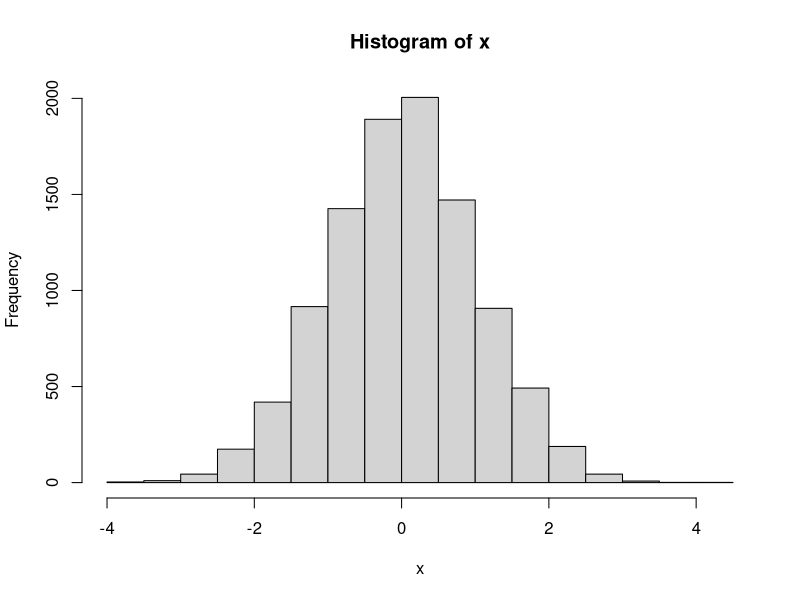

Here is the R script that generated this plot:
## ---- chunk 1
x <- rnorm(10000)
hist(x)  # this is a histogram

t.test(x)
## ---- chunk 2
3 < 4

sleep
sleep$extra > 0

which(sleep$extra > 0)

## ---- chunk 3
x <- c(1, 2, NA, 4, 68)
mean(x)
mean(x, na.rm = TRUE)
## ---- chunk 4
sleep
sleep[sleep$group == 1, ]
sleep$group == 1
sleep[which(sleep$group == 1), ]
which(sleep$group == 1)
sleep[sleep$group == 1 & sleep$extra > 0, ]
sleep[sleep$group == 1 | sleep$extra > 0, ]
# "where"
sleep[!sleep$group == 1, ]

sleep[sleep$ID == c(1, 3, 4, 6), ]  # DOESN'T WORK
sleep[sleep$ID %in% c(1, 3, 4, 6), ]
sleep$ID %in% c(1, 3, 4, 6)
sleep[!sleep$ID %in% c(1, 3, 4, 6), ]  # "not in"

# ?subset  # check Warning
subset(sleep, extra > 0 & group == 2)
# dplyr is better (IMHO)

## ---- chunk 5
x <- c(1, 2, NA, 5)
x > 3

x == NA
is.na(x)
# ?is.null

## ---- chunk 6
sleep1 <- sleep[sleep$group == 1,  ]
sleep2 <- sleep[sleep$group == 2,  ]
sleep1
sleep2
sleep.reassembled <- rbind(sleep1, sleep2)
sleep.reassembled

sleep.left <- sleep[, 1:2]
sleep.left
sleep.ID <- sleep[, 3]
sleep.ID
sleep.reassembled.2 <- cbind(sleep.left, sleep.ID)
sleep.reassembled.2
## ---- chunk 7
subject.info <- data.frame(ID = 3:12, gender = c("male", "male", "female", "female", "female", "female", "male", "female", "male", "male"))
summary(subject.info)

sleep.merged <- merge(sleep, subject.info)
sleep
sleep.merged
nrow(sleep)
nrow(sleep.merged)

mysleep <- sleep
mysleep$ID <- as.numeric(mysleep$ID)

sleep.merged2 <- merge(mysleep, subject.info, all = TRUE)
sleep.merged2

## ---- chunk 8
mysleep
mysleep$Study <- "Study1"
mysleep$noise <- rnorm(20)
mysleep
